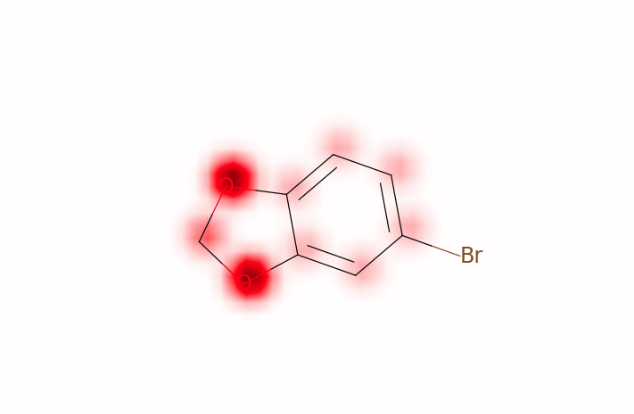

The script that drew this image:
import matplotlib.pyplot as plt
%matplotlib inline
from rdkit.Chem import rdMolDescriptors
from rdkit import Chem
from rdkit.Chem import Draw
from rdkit.Chem.Draw import SimilarityMaps
from rdkit.Chem import Descriptors
from rdkit.Chem import AllChem
from rdkit.Chem.Draw import IPythonConsole
IPythonConsole.ipython_useSVG = True

mol = Chem.MolFromSmiles("BrC1=CC2=C(OCO2)C=C1") 
smi = Chem.MolToSmiles(mol) 
smi

#weight = [0, 0.0025, 0.01, 0.038, 0.01, 0,0,0,0,0.002,0,0,0,0,0,0,0.002,0,0]
#weight = [0,0,0,0,0.005,0.12,0.005,0,0,0,0,0]
#weight = [0,0.002,0,0,0.05,0.09,0.002,0]
weight = [0,0.005,0.005,0.005,0.005,0.005,0.005,0.03,0.01,0.03]
mol = Chem.MolFromSmiles("Brc1ccc2c(c1)OCO2") 
#colors = ['PiYG', 'PiYG_r', 'PuOr', 'PuOr_r', 'RdBu', 'RdBu_r', 'RdGy', 'RdGy_r',  'coolwarm','coolwarm_r','seismic','seismic_r']
fig = SimilarityMaps.GetSimilarityMapFromWeights(mol, weight, size=(800,800), colorMap="seismic", 
                                                 contourLines=None, alpha=None, step=0.01, coordScale=1)  #  coordScale=1.2
#plt.show()
plt.savefig('attention.tif', bbox_inches = 'tight')# dpi = 1200
